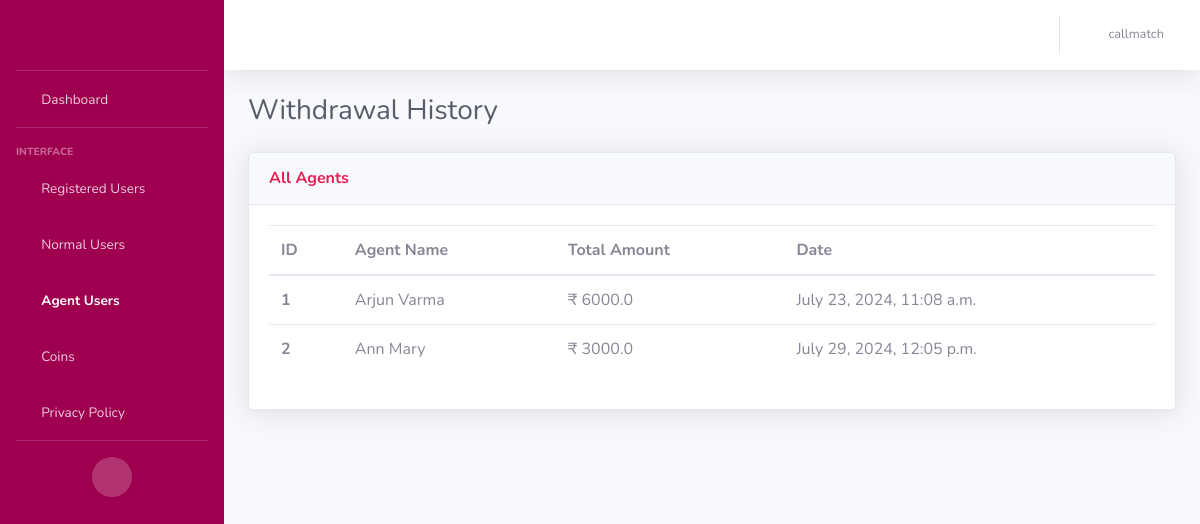
The app's page /history_agent_user (signed in) with its own data.
### AdminApp/models.py (models this page shows, shortened)
class WithdrawalHistoryModel(models.Model):
    agentpurchase_id = models.AutoField(primary_key=True)
    agent = models.ForeignKey(CustomerModel, on_delete=models.CASCADE)
    withdrawal_amount = models.FloatField()
    withdrawal_date = models.DateTimeField()

class CustomerModel(models.Model):
    NORMAL_USER = 'Normal User'
    AGENT_USER = 'Agent User'
    USER_STATUS_CHOICES = [
        (NORMAL_USER, 'Normal User'),
        (AGENT_USER, 'Agent User'),
    ]
    BOTH = 'Both'
    MALAYALAM = 'Malayalam'
    TAMIL = 'Tamil'
    LANGUAGE_CHOICES = [
        (BOTH, 'Both'),
        (MALAYALAM, 'Malayalam'),
        (TAMIL, 'Tamil'),
    ]
    MALE = 'Male'
    FEMALE = 'Female'
    GENDER_CHOICES = [
        (MALE, 'Male'),
        (FEMALE, 'Female')
    ]
    customer_id = models.AutoField(primary_key=True)
    customer_first_name = models.CharField(max_length=100, default="unknown")
    customer_last_name = models.CharField(max_length=100, default="unknown")
    customer_email = models.EmailField(default="unknown")
    customer_contact = models.CharField(max_length=50)
    gender = models.CharField(
        max_length=20,
        choices=GENDER_CHOICES,
        null=True
    )
    status = models.CharField(
        max_length=20,
        choices=USER_STATUS_CHOICES,
        default=NORMAL_USER,
    )
    is_online = models.BooleanField(default=False)
    languages = models.CharField(
        max_length=20,
        choices=LANGUAGE_CHOICES,
        default=BOTH,
    )
    is_existing = models.BooleanField(default=False)
    adhaar_no = models.CharField(max_length=50, default="unknown")
    rating = models.IntegerField()
    terms_conditions = models.BooleanField(default=False)
    customer_password = models.CharField(max_length=100)
    @property
    def rating(self):
        from .models import RatingModel
        rating = RatingModel.objects.filter(agent=self).aggregate(Avg('ratings')).get('ratings__avg')
        return rating if rating is not None else 0

### AdminApp/views.py (the view)
# urls.py: path('history_agent_user', views.agent_history, name='history_agent_users'),
def agent_history(request):
    username = request.session.get('user', None)
    if username is None:
        return redirect('/login')
    agent_history = WithdrawalHistoryModel.objects.all()
    return render(request, 'agentuser_history.html', {'agent_history': agent_history, 'username': username})

### templates/agentuser_history.html (shortened to what this page needs)
<!DOCTYPE html>
<html lang="en">
<head>
    {% load static %}
    <link href="{% static 'vendor/fontawesome-free/css/all.min.css' %}" rel="stylesheet" type="text/css">
    <link href="{% static 'css/sb-admin-2.min.css' %}" rel="stylesheet">
</head>
<body id="page-top">
    <div id="wrapper">
        <ul class="navbar-nav bg-gradient-primary sidebar sidebar-dark accordion" id="accordionSidebar">
            <a class="sidebar-brand d-flex align-items-center justify-content-center" href="{% url 'home' %}">
                <div class="logo" style="background-image: url({% static 'img/call-match.png' %});"></div>
            </a>
            <hr class="sidebar-divider my-0">
            <li class="nav-item ">
                <a class="nav-link" href="{% url 'home' %}">
                    <i class="fas fa-fw fa-tachometer-alt"></i>
                    <span>Dashboard</span></a>
            </li>
            <hr class="sidebar-divider">
            <div class="sidebar-heading">
                Interface
            </div>
            <li class="nav-item">
                <a class="nav-link" href="{% url 'users' %}">
                    <i class="fas fa-fw fa-table"></i>
                    <span>Registered Users</span></a>
            </li>
            <li class="nav-item">
                <a class="nav-link collapsed" href="#" data-toggle="collapse" data-target="#collapseUtilities"
                    aria-expanded="true" aria-controls="collapseUtilities">
                    <i class="fas fa-fw fa-users"></i>
                    <span>Normal Users</span>
                </a>
            </li>
            <li class="nav-item active">
                <a class="nav-link collapsed" href="#" data-toggle="collapse" data-target="#collapseUtilities1"
                    aria-expanded="true" aria-controls="collapseUtilities1">
                    <i class="fas fa-fw fa-users"></i>
                    <span>Agent Users</span>
                </a>
            </li>
            <li class="nav-item">
                <a class="nav-link collapsed" href="#" data-toggle="collapse" data-target="#collapseUtilities2"
                    aria-expanded="true" aria-controls="collapseUtilities1">
                    <i class="fas fa-fw fa-coins"></i>
                    <span>Coins</span>
                </a>
            </li>
            <li class="nav-item">
                <a class="nav-link collapsed" href="{% url 'privacy-policy' %}"
                    aria-expanded="true" aria-controls="collapseUtilities1">
                    <i class="fas fa-fw fa-fingerprint"></i>
                    <span>Privacy Policy</span>
                </a>
            </li>
            <hr class="sidebar-divider">
            <div class="text-center d-none d-md-inline">
                <button class="rounded-circle border-0" id="sidebarToggle"></button>
            </div>
        </ul>
        <div id="content-wrapper" class="d-flex flex-column">
            <div id="content">
                <nav class="navbar navbar-expand navbar-light bg-white topbar mb-4 static-top shadow">
                    <ul class="navbar-nav ml-auto">
                        <li class="nav-item dropdown no-arrow">
                            <a class="nav-link dropdown-toggle" href="#" id="userDropdown" role="button"
                                data-toggle="dropdown" aria-haspopup="true" aria-expanded="false">
                                <i class="fas fa-fw fa-user"></i>
                                <span class="mr-2 d-none d-lg-inline text-gray-600 small">{{username}}</span>
                            </a>
                        </li>
                    </ul>
                </nav>
                <div class="container-fluid">
                    <div class="d-sm-flex align-items-center justify-content-between mb-4">
                        <h1 class="h3 mb-0 text-gray-800">Withdrawal History</h1>
                    </div>
                    <div class="row">
                        <div class="col">
                            <div class="card shadow mb-4">
                                <div
                                    class="card-header py-3 d-flex flex-row align-items-center justify-content-between">
                                    <h6 class="m-0 font-weight-bold text-primary">All Agents</h6>
                                </div>
                                <div class="card-body">
                                    <div class="table-responsive">
                                        <table class="table table-hover all-users">
                                          <thead>
                                            <tr>
                                              <th scope="col">ID</th>
                                              <th scope="col">Agent Name</th>
                                              <th scope="col">Total Amount</th>
                                              <th scope="col">Date</th>
                                            </tr>
                                          </thead>
                                          <tbody>
                                          {% for history in agent_history %}
                                            <tr>
                                              <th scope="row">{{ forloop.counter }}</th>
                                              <td>{{history.agent.customer_first_name}} {{history.agent.customer_last_name}}</td>
                                              <td>₹ {{history.withdrawal_amount}}</td>
                                              <td> {{history.withdrawal_date}}</td>
                                            </tr>
                                          {% endfor %}
                                          </tbody>
                                        </table>
                                    </div>
                                </div>
                            </div>
                        </div>
                    </div>
                </div>
            </div>
        </div>
    </div>
</body>
</html>

### templates/agentuser_history.html (style rules this page uses)
.logo { height:2rem; width:8rem; background-position: center; background-size: cover; background-repeat: no-repeat; }

### records on screen
WithdrawalHistoryModel: agent.customer_first_name "Arjun", agent.customer_last_name "Varma", withdrawal_amount "6000.0", withdrawal_date "July 23, 2024, 11:08 a.m."
WithdrawalHistoryModel: agent.customer_first_name "Ann", agent.customer_last_name "Mary", withdrawal_amount "3000.0", withdrawal_date "July 29, 2024, 12:05 p.m."

### other values on screen
{{ username }} "callmatch"
